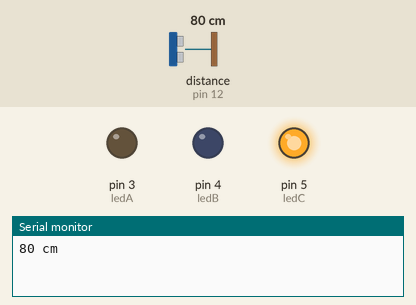
A sketch run on a simulated Arduino Uno, built with avr-gcc and run on an emulated ATmega328P. Shown: output pins drawn as LEDs (lit = HIGH), the last lines printed to the serial monitor. Wiring (inferred from the names in the program): ultrasonic range finder: trigger pin 13; echo pin 12. The inputs (shaded band) are chosen by the test bench; at power-on: distance to the obstacle (sensor on pin 12) 80 cm. The echo pulse lasts 58.3 µs per cm; pins used as bus, display or sensor lines are not drawn.

Above: at 1.2 s.
1.3 s: distance to the obstacle (sensor on pin 12) set to 65 cm
2.8 s: distance to the obstacle (sensor on pin 12) set to 55 cm
At 4.0 s:
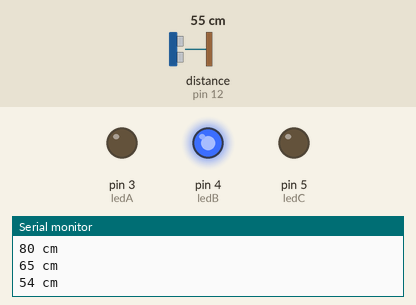
4.3 s: distance to the obstacle (sensor on pin 12) set to 34 cm
5.8 s: distance to the obstacle (sensor on pin 12) set to 29 cm
At 7.0 s:
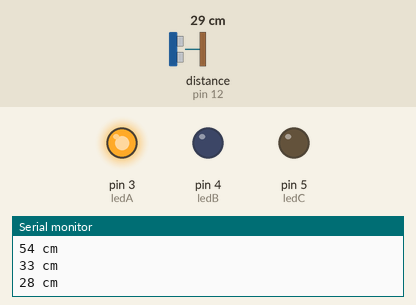
7.3 s: distance to the obstacle (sensor on pin 12) set to 35 cm
At 8.2 s:
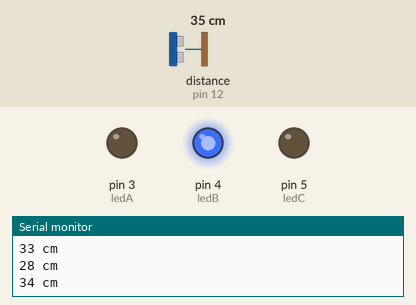
8.8 s: distance to the obstacle (sensor on pin 12) set to 120 cm
At 9.8 s:
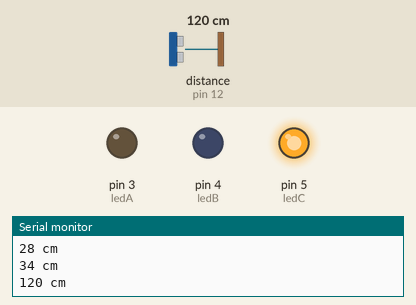
Timing chart, 0 to 11.3 s (numbered marks = the images above; inputs shaded):
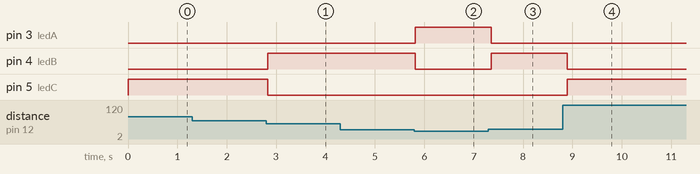

The sketch:

ex_9_5_start.ino
```cpp
/*
 예제 6.7
 초음파 거리센서를 이용한 거리 측정
*/

// 트리거 핀과 에코 핀 번호를 설정한다.
const char trigPin = 13;
const char echoPin = 12;

const int ledA =3;
const int ledB =4;
const int ledC =5;


// 펄스 폭과 거리 변수 설정
int pulseWidth;
int distance;
int distanceOld;

void setup() {
  // 시리얼 통신 설정
  Serial.begin (9600);
  // 트리거 핀은 출력으로, 에코핀은 입력으로 설정
pinMode(trigPin,OUTPUT);
pinMode(echoPin,INPUT);

pinMode(ledA,OUTPUT);
pinMode(ledB,OUTPUT);
pinMode(ledC,OUTPUT);

  // 트리거 핀의 초기값을 LOW로 한다
  digitalWrite(trigPin,LOW);
}

void loop(){
  // 10us의 트리거 신호를 HC-SR04로 내보낸다.
digitalWrite(trigPin,HIGH);
delayMicroseconds(10);
  digitalWrite(trigPin,LOW);

  // Echo 펄스 폭을 측정하여 pulseWidth 변수에 저장한다.
  pulseWidth=pulseIn(echoPin,HIGH);
  // 거리를 계산한다.
  distance = pulseWidth/58;

  // 감지거리인 2~200cm 범위의 거리값만 사용한다.
  if(distance <=30  && distance >=20 ){
    digitalWrite(ledA,HIGH);
    digitalWrite(ledB,LOW);
    digitalWrite(ledC,LOW);
  }
 else if(distance <=60  && distance >=31 ){
    digitalWrite(ledA,LOW);
    digitalWrite(ledB,HIGH);
    digitalWrite(ledC,LOW);

  }
  else if(distance >=61 ){
    digitalWrite(ledA,LOW);
    digitalWrite(ledB,LOW);
    digitalWrite(ledC,HIGH);

  };


if(distance != distanceOld){
      Serial.print(distance);
      Serial.println(" cm");
    };
  distanceOld = distance;
  delay(100);
}
```

Measured:
- the behaviour switches between 61 and 60 cm on distance to the obstacle (sensor on pin 12) (found by bisection; images 0 and 1)
- the behaviour switches between 32 and 31 cm on distance to the obstacle (sensor on pin 12) (found by bisection; images 1 and 2)
- after the input at 2.8 s, pin 4 (ledB): LOW → HIGH at once; pin 5 (ledC): HIGH → LOW at once
- after the input at 5.8 s, pin 3 (ledA): LOW → HIGH at once; pin 4 (ledB): HIGH → LOW at once
- after the input at 7.3 s, pin 3 (ledA): HIGH → LOW after 0.05 s; pin 4 (ledB): LOW → HIGH after 0.05 s
- after the input at 8.8 s, pin 4 (ledB): HIGH → LOW after 0.10 s; pin 5 (ledC): LOW → HIGH after 0.10 s
